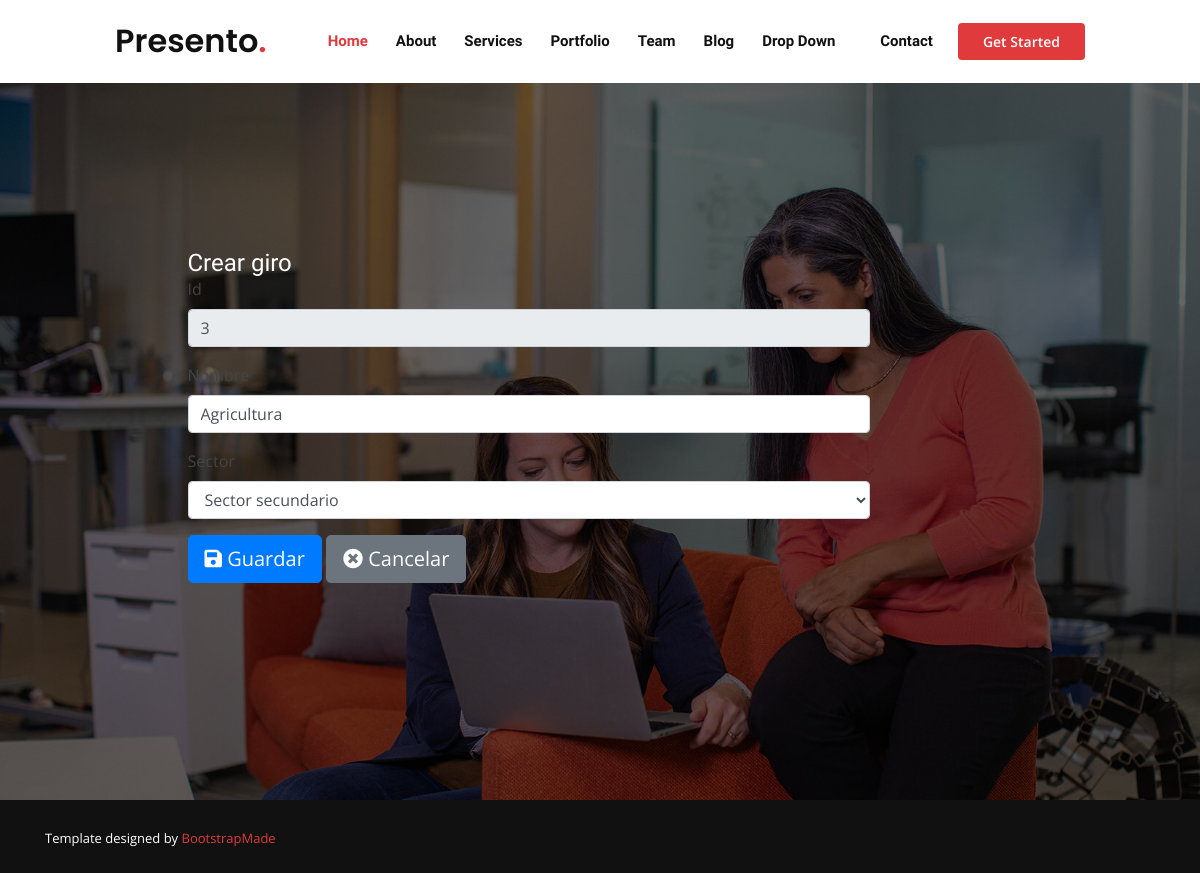
The app's page /giros/giro/3, older data.
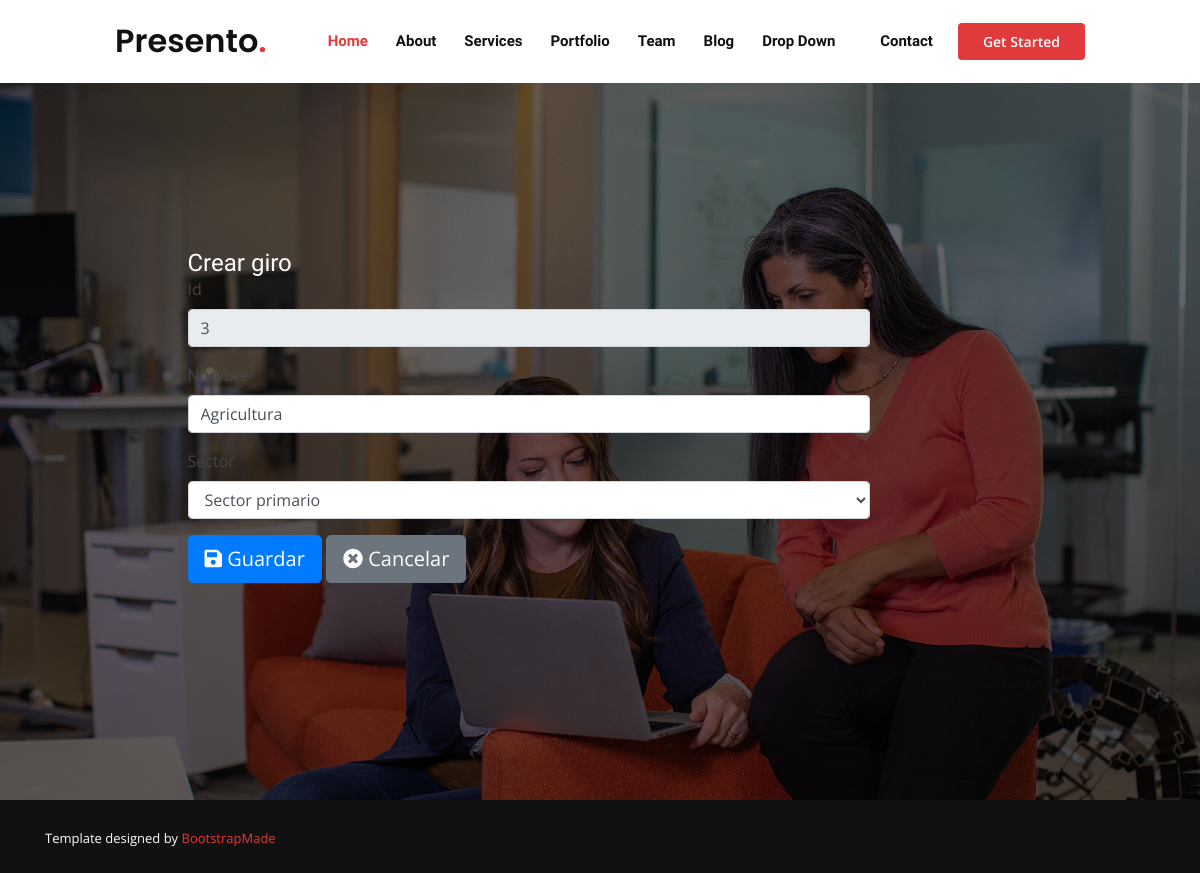
The same page, newer data.
### giros/models.py (models this page shows, shortened)
class Giro(models.Model):
    SECTOR = (
        ('SP', 'Sector primario'),
        ('SS', 'Sector secundario'),
        ('ST', 'Sector terciario'),
    )
    idGiro = models.PositiveIntegerField(primary_key=True, validators=[MinValueValidator(1), MaxValueValidator(99)])
    nombreGiro = models.CharField(max_length=100)
    sector = models.CharField(choices=SECTOR, max_length=2)

### giros/views.py (the view)
# urls.py: path('giro/<int:pk>', ModificarGiro.as_view(), name = 'modificar_giro'),
class ModificarGiro(UpdateView):
    model = Giro
    form_class = UpdateGiroForm
    template_name = 'giros/crear_giro.html'
    success_url = reverse_lazy('giros:administrar_giros')
    success_message = 'Cuenta creada con éxito'

### giros/forms.py
class UpdateGiroForm(forms.ModelForm):
    idGiro= forms.IntegerField(widget=forms.TextInput(attrs={'class': 'form-control','readonly':'True'}))
    class Meta:
        model = Giro
        fields = [
        'idGiro',
        'nombreGiro',
        'sector',
        ]
        labels = {
        'idGiro' : 'Id',
        'nombreGiro' : 'Nombre',
        'sector' : 'Sector',
        }
        widgets = {
        'nombreGiro' : forms.TextInput(attrs={'class': 'form-control'}),
        'sector' : forms.Select(attrs={'class': 'form-control'}),
        }

### templates/giros/crear_giro.html (shortened to what this page needs)
{% extends 'base/base.html' %}
{% block content %}
<!doctype html>
<div class="container">
    <div class="row mt-3">
      <div class="col-md-9 mx-auto">
        <div>
					<h2>Crear giro</h2>
					<form method="POST">
            <div class="row">
							<div class="col-md-10 col-md-offset-2">
								<div class="form-group">
									<label >Id</label>
									{{ form.idGiro }}
								</div>
							</div>
						</div>
            <div class="row">
							<div class="col-md-10 col-md-offset-2">
								<div class="form-group">
									<label >Nombre</label>
									{{ form.nombreGiro }}
								</div>
							</div>
						</div>
            <div class="row">
							<div class="col-md-10 col-md-offset-2">
								<div class="form-group">
									<label>Sector</label>
									{{ form.sector }}
								</div>
							</div>
						</div>
						<div class="row">
							<div class="col-md-10 col-md-offset-2">
								<div align= "left" class="btn_crear mb-3">
									<button class="btn btn-primary btn-lg" type="submit"><i class="fas fa-save"></i> Guardar</button>
                  <a type="button" class="btn btn-secondary btn-lg" href="javascript:window.history.back();"><i class="fas fa-times-circle"></i> Cancelar</a>
								</div>
							</div>
						</div>
					</form>
				</div>
			</div>
		</div>
	</div>
{% endblock %}

Row changes from the older to the newer data that the page shows:
changed Giro "Agricultura": sector "Sector secundario" → "Sector primario"
